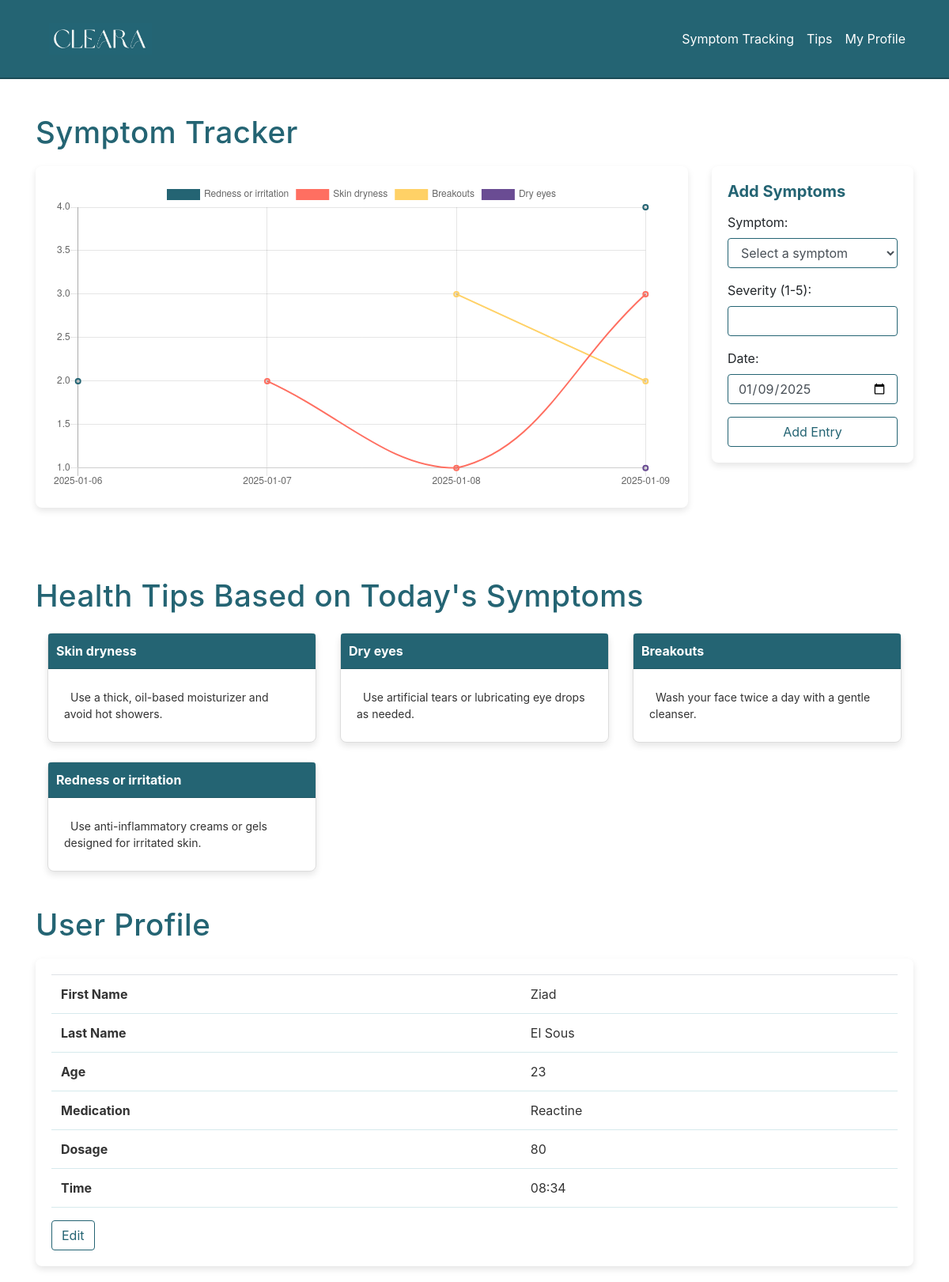
The app's page /home.php?email=ziadsous0@gmail.com (signed in) with its own data.
### tables this page shows
CREATE TABLE user (
    email TEXT PRIMARY KEY,
    password TEXT,
    name TEXT,
    surname TEXT,
    age INTEGER,
    medication TEXT,
    dosage INTEGER,
    time TEXT
);

### data.php (called while the page is built, shortened)
<?php
if (isset($_GET['email'])) {
    $email = $_GET['email'];
} else {
    echo "No email parameter provided.<br>";
    header("Location: login.php");
    exit();
}
?>

### tracking.php (the view, shortened to what this page needs)
<?php
$query = $conn->prepare("
    SELECT st.date, s.symptom, st.symptomrate
    FROM symptomtrack st
    INNER JOIN symptoms s ON st.symptomid = s.symptomid
    WHERE st.email = :email
    ORDER BY st.date ASC
");
$query->bindParam(':email', $email);
$query->execute();
$symptomData = $query->fetchAll(PDO::FETCH_ASSOC);
$uniqueDates = [];
$symptomDataBySymptom = [];
foreach ($symptomData as $row) {
    $date = $row['date'];
    $symptom = $row['symptom'];
    $symptomRate = $row['symptomrate'];
    if (!in_array($date, $uniqueDates)) {
        $uniqueDates[] = $date;
    }
    if (!isset($symptomDataBySymptom[$symptom])) {
        $symptomDataBySymptom[$symptom] = [];
    }
    $symptomDataBySymptom[$symptom][$date] = $symptomRate;
}
$uniqueDates_json = json_encode($uniqueDates);
$symptomDataBySymptom_json = json_encode($symptomDataBySymptom);
?>
<div id="progress-container" class="container" >
    <h1 id="symptomprogress">Symptom Tracker</h1>
    <div class="row">
      <div class="col-lg-9 col-md-12">
        <div class="container-custom">
          <canvas id="symptomChart" width="100%" height="50px"></canvas>
        </div>
      </div>
      <div class="col-lg-3 col-md-12">
        <div class="container-custom">
          <h5 class="card-title">Add Symptoms</h5>
          <form method="POST">
              <div class="form-group">
                  <label for="symptom">Symptom:</label>
                  <select id="symptom" name="symptomid" class="form-control" required>
                      <option value="" disabled selected>Select a symptom</option>
                  </select>
              </div>
              <div class="form-group">
                  <label for="severity">Severity (1-5):</label>
                  <input
                      type="number"
                      id="severity"
                      name="severity"
                      class="form-control"
                      min="1"
                      max="5"
                      required>
              </div>
              <div class="form-group">
                  <label for="date">Date:</label>
                  <input
                      type="date"
                      id="date"
                      name="date"
                      class="form-control"
                      value="<?php echo date('Y-m-d'); ?>"
                      required>
              </div>
              <button type="submit" name="addSymptomEntry" class="btn btn-outline-primary btn-block">Add Entry</button>
          </form>
      </div>
  </div>
<br><br>
<script>
  // Retrieve the symptom data and unique dates from PHP
  var uniqueDates = <?php echo $uniqueDates_json; ?>;
  var symptomDataBySymptom = <?php echo $symptomDataBySymptom_json; ?>;
  // Define a color palette
  var colorPalette = [
    '#246473', '#FF6F61', '#FFD166', '#6A4C93', '#06D6A0',
    '#118AB2', '#EF476F', '#073B4C'
  ];
  // Helper function to assign colors
  function getColor(index) {
    return colorPalette[index % colorPalette.length];
  }
  // Prepare datasets for Chart.js
  var datasets = [];
  var ctx = document.getElementById('symptomChart').getContext('2d');
  var colorIndex = 0;
  for (var symptom in symptomDataBySymptom) {
    if (symptomDataBySymptom.hasOwnProperty(symptom)) {
      var symptomRates = [];
      uniqueDates.forEach(function (date) {
        symptomRates.push(symptomDataBySymptom[symptom][date] || null);
      });
      var lineColor = getColor(colorIndex++);
      datasets.push({
        label: symptom,
        data: symptomRates,
        borderColor: lineColor,
        backgroundColor: 'rgba(0, 0, 0, 0.1)',
        borderWidth: 2,
        fill: false,
        tension: 0.4
      });
    }
  }
  // Initialize Chart.js
  new Chart(ctx, {
    type: 'line',
    data: {
      labels: uniqueDates,
      datasets: datasets
    },
    options: {
      responsive: true,
      plugins: {
        legend: { display: true, position: 'top' },
        title: {
          display: true,
          text: 'Symptom Progress Over Time',
          font: { size: 18, family: 'Arial' }
        }
      },
      scales: {
        x: { title: { display: true, text: 'Date', font: { size: 14 } } },
        y: {
          beginAtZero: true,
          title: { display: true, text: 'Symptom Severity (1-5)', font: { size: 14 } },
          ticks: { stepSize: 1, max: 5 }
        }
      }
    }
  });
</script>

### home.php (shortened to what this page needs)
<!DOCTYPE html>
<html>
<head>
	<link rel="stylesheet" href="https://stackpath.bootstrapcdn.com/bootstrap/4.5.2/css/bootstrap.min.css">
	<link rel="stylesheet" href="custom/custom.css" />
<?php
	include ("data.php")
?>
<header class="navbar-custom sticky-top">
	<nav class="navbar navbar-expand-lg navbar-dark">
		<div class="container-fluid">
			<a class="navbar-brand" href="#">
				<img src="images/header.jpeg" alt="Cleara Logo" style="height: 40px;">
			</a>
			<div class="collapse navbar-collapse" id="navbarNav">
				<ul class="navbar-nav ml-auto">
					<li class="nav-item">
						<a class="nav-link" href="#progress-container">Symptom Tracking</a>
					</li>
					<li class="nav-item">
						<a class="nav-link" href="#tips-container">Tips</a>
					</li>
					<li class="nav-item">
						<a class="nav-link" href="#profile-container">My Profile</a>
					</li>
				</ul>
			</div>
		</div>
	</nav>
</header>
<br>
<body>
	<?php
		include( "tracking.php" );
	?>
	<?php
		include( 'tips.php' );
	?>
	<?php
		include( "profile.php" );
	?>
</body>

### tips.php
<?php
include 'templates/conn.php';
$today = date('Y-m-d');
$query = "
    SELECT st.symptomid, st.symptomrate, s.symptom
    FROM symptomtrack st
    JOIN symptoms s ON st.symptomid = s.symptomid
    WHERE st.date = :today
";
$stmt = $conn->prepare($query);
$stmt->bindParam(':today', $today);
$stmt->execute();
$symptoms = $stmt->fetchAll(PDO::FETCH_ASSOC);
function getTips($symptomid, $severity_level, $conn) {
    $query = "SELECT tip FROM symptom_tips WHERE symptomid = :symptomid AND severity_level = :severity_level";
    $stmt = $conn->prepare($query);
    $stmt->bindParam(':symptomid', $symptomid);
    $stmt->bindParam(':severity_level', $severity_level);
    $stmt->execute();
    return $stmt->fetchAll(PDO::FETCH_COLUMN);
}
function getSeverityLevel($rate) {
    if ($rate >= 1 && $rate <= 2) {
        return 'simple';
    } elseif ($rate >= 3 && $rate <= 4) {
        return 'moderate';
    } elseif ($rate >= 5) {
        return 'professional';
    }
    return null;
}
$displayTips = [];
foreach ($symptoms as $entry) {
    $symptomid = $entry['symptomid'];
    $rate = $entry['symptomrate'];
    $symptom = $entry['symptom'];
    $severity_level = getSeverityLevel($rate);
    if ($severity_level) {
        $tips = getTips($symptomid, $severity_level, $conn);
        $displayTips[$symptom] = $tips;
    }
}
?>
<div class="container mt-5">
    <h1 class="mb-4">Health Tips Based on Today's Symptoms</h1>
    <div id="tips-container" class="row">
        <?php if (!empty($displayTips)) : ?>
            <?php foreach ($displayTips as $symptom => $tips) : ?>
                <div class="col-md-6 col-lg-4 mb-4">
                    <div class="card">
                        <div class="card-header">
                            <?php echo htmlspecialchars($symptom); ?>
                        </div>
                        <div class="card-body">
                            <ul class="list-unstyled">
                                <?php foreach ($tips as $tip) : ?>
                                    <li><i class="fas fa-check-circle"></i> <?php echo htmlspecialchars($tip); ?></li>
                                <?php endforeach; ?>
                            </ul>
                        </div>
                    </div>
                </div>
            <?php endforeach; ?>
        <?php else : ?>
            <p class="text-center text-muted col-12">No symptoms recorded for today. Add some to receive tips!</p>
        <?php endif; ?>
    </div>
</div>

### profile.php (shortened to what this page needs)
<?php
$email = isset($_GET['email']) ? $_GET['email'] : '';
if (!empty($email)) {
    try {
        $sql = "SELECT * FROM user WHERE email = :email";
        $stmt = $conn->prepare($sql);
        $stmt->bindValue(':email', $email);
        $stmt->execute();
        $patient = $stmt->fetch(PDO::FETCH_ASSOC);
    } catch (PDOException $e) {
        echo "Error: " . $e->getMessage();
    }
} else {
    echo "<script>alert('No email provided.');</script>";
}
?>
<div id="profile-container" class="container">
    <h1>User Profile</h1>
    <div class="container-custom">
      <table class="table">
        <tr>
          <th>First Name</th>
          <td><?php echo isset($patient['name']) ? htmlspecialchars($patient['name']) : 'N/A'; ?></td>
        </tr>
        <tr>
          <th>Last Name</th>
          <td><?php echo isset($patient['surname']) ? htmlspecialchars($patient['surname']) : 'N/A'; ?></td>
        </tr>
        <tr>
          <th>Age</th>
          <td><?php echo isset($patient['age']) ? htmlspecialchars($patient['age']) : 'N/A'; ?></td>
        </tr>
        <tr>
          <th>Medication</th>
          <td><?php echo isset($patient['medication']) ? htmlspecialchars($patient['medication']) : 'N/A'; ?></td>
        </tr>
        <tr>
          <th>Dosage</th>
          <td><?php echo isset($patient['dosage']) ? htmlspecialchars($patient['dosage']) : 'N/A'; ?></td>
        </tr>
        <tr>
          <th>Time</th>
          <td><?php echo isset($patient['time']) ? htmlspecialchars($patient['time']) : 'N/A'; ?></td>
        </tr>
      </table>
      <button type="button" class="btn btn-outline-secondary" data-toggle="modal" data-target="#editPatientModal">Edit</button>
    </div>
  </div>

### custom/custom.css (style rules this page uses)
h1 { font-size: 2.4rem; font-weight: 500; color: #246473; letter-spacing: 0.5px; margin-top: 20px; margin-bottom: 20px; }
body { background-color: #ffffff; }
.navbar-custom { background-color: #246473; border-bottom: 2px solid #1b4b56; padding: 1rem; width: 100%; }
.navbar-custom .navbar-brand img { height: 50px; margin-left: 15px; }
.navbar-custom .navbar-brand, .navbar-custom .nav-link { color: #ffffff !important; }
.navbar-custom .nav-link { padding-right: 15px; padding-left: 15px; }
.navbar-collapse { justify-content: flex-end; }
.container-custom { padding: 20px; margin-bottom: 20px; background-color: #ffffff; border-radius: 8px; box-shadow: 0 4px 8px rgba(0, 0, 0, 0.1); }
.card { background-color: #f9f9f9; border: 1px solid #d1edf2; border-radius: 8px; box-shadow: 0 4px 8px rgba(0, 0, 0, 0.1); }
.card-title { color: #246473; font-weight: bold; margin-bottom: 15px; }
.btn-outline-primary, .btn-outline-secondary { color: #246473; border-color: #246473; }
table { width: 100%; border-collapse: collapse; }
table th, table td { padding: 8px 12px; border-bottom: 1px solid #d6eaed; }
table th { color: #333333; font-weight: bold; }
table td { color: #333333; }
.form-control { border: 1px solid #246473; border-radius: 4px; }
#progress-container { margin-top: 20px; }
#tips-container { margin: 0; padding: 0; }
.card { border: 1px solid #ddd; border-radius: 8px; box-shadow: 0 4px 8px rgba(0, 0, 0, 0.1); background-color: #ffffff; }
.card-header { background-color: #246473; color: #ffffff; font-weight: bold; font-size: 16px; padding: 10px; border-top-left-radius: 8px; border-top-right-radius: 8px; }
.card-body ul { margin: 0; padding: 0; list-style: none; }
.card-body li { padding: 5px 0; font-size: 14px; color: #333; }

### records on screen
user: name "Ziad", surname "El Sous", age "23", medication "Reactine", dosage "80", time "08:34"

### other values on screen
$symptom "Skin dryness"
$tip "Use a thick, oil-based moisturizer and avoid hot showers."
$symptom "Dry eyes"
$tip "Use artificial tears or lubricating eye drops as needed."
$symptom "Breakouts"
$tip "Wash your face twice a day with a gentle cleanser."
$symptom "Redness or irritation"
$tip "Use anti-inflammatory creams or gels designed for irritated skin."
chart data {{ $uniqueDates_json }} ["2025-01-06","2025-01-07","2025-01-08","2025-01-09"]
chart data {{ $symptomDataBySymptom_json }} {"Redness or irritation":{"2025-01-06":2,"2025-01-09":4},"Skin dryness":{"2025-01-07":2,"2025-01-08":1,"2025-01-09":3},"Breakouts":{"2025-01-08":3,"2025-01-09":2},"Dry eyes":{"2025-01-09":1}}
